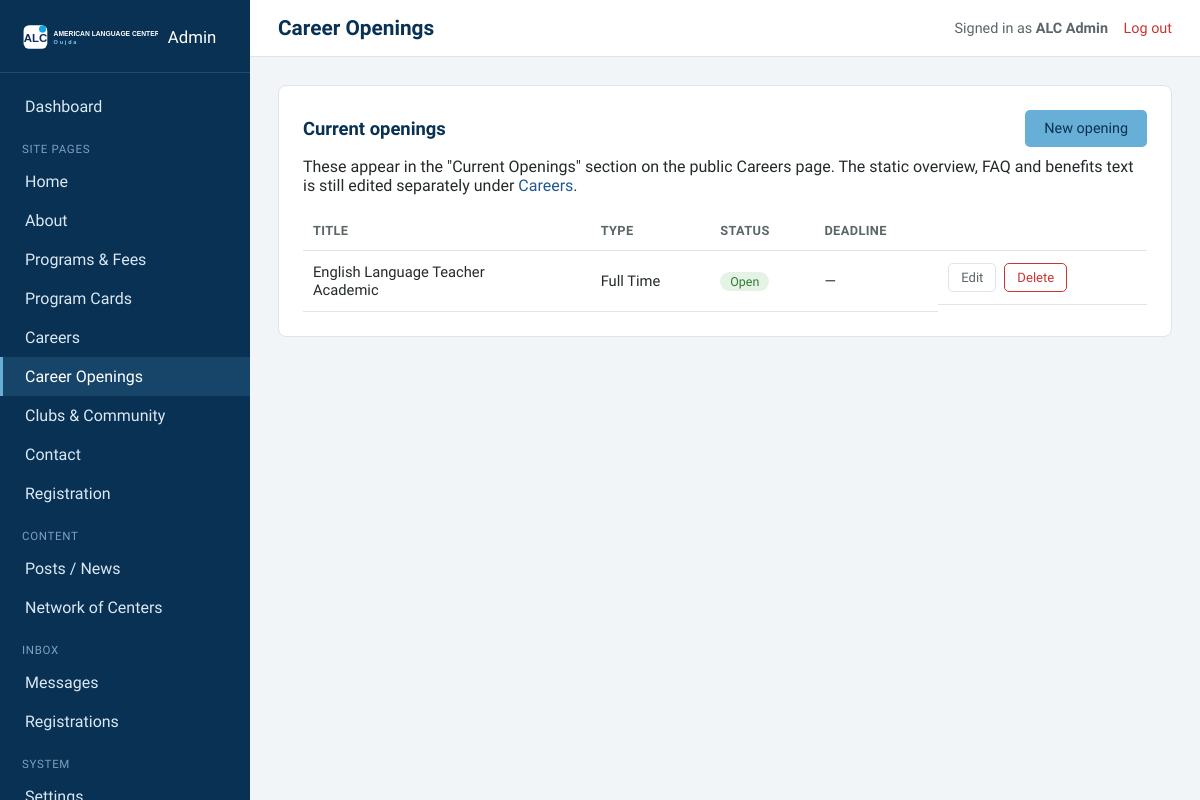
Screenshot of /admin/career-openings.php (signed in) with the database file from the repository.
### tables this page shows
CREATE TABLE IF NOT EXISTS career_openings (
  id INT AUTO_INCREMENT PRIMARY KEY,
  title VARCHAR(160) NOT NULL,
  department VARCHAR(120) DEFAULT '',
  location VARCHAR(160) NOT NULL DEFAULT 'Oujda, Morocco',
  employment_type ENUM('full-time','part-time','contract') NOT NULL DEFAULT 'full-time',
  description TEXT,
  requirements TEXT,
  application_deadline DATE NULL,
  status ENUM('open','closed') NOT NULL DEFAULT 'open',
  sort_order INT NOT NULL DEFAULT 0,
  created_at DATETIME NOT NULL DEFAULT CURRENT_TIMESTAMP,
  updated_at DATETIME NOT NULL DEFAULT CURRENT_TIMESTAMP ON UPDATE CURRENT_TIMESTAMP
);

### includes/functions.php (called while the page is built, shortened)
<?php
function h(?string $value): string
{
    return htmlspecialchars($value ?? '', ENT_QUOTES, 'UTF-8');
}

### admin/career-openings.php (the view, shortened to what this page needs)
<?php
require_once __DIR__ . '/../includes/functions.php';
$pdo = db();
$openings = $pdo->query('SELECT * FROM career_openings ORDER BY sort_order ASC, created_at DESC')->fetchAll();
require __DIR__ . '/partials/header.php';
?>
<div class="card">
  <div class="card-header">
    <h2>Current openings</h2>
    <a href="/admin/opening-edit.php" class="btn btn-gold">New opening</a>
  </div>
  <p class="hint" style="margin-top:-8px;">These appear in the "Current Openings" section on the public Careers page. The static overview, FAQ and benefits text is still edited separately under <a href="/admin/careers.php">Careers</a>.</p>
  <?php if (!$openings): ?>
    <div class="empty-state">No openings yet — the Careers page will show a "check back soon" message until you add one.</div>
  <?php else: ?>
    <table class="admin-table">
      <thead><tr><th>Title</th><th>Type</th><th>Status</th><th>Deadline</th><th></th></tr></thead>
      <tbody>
        <?php foreach ($openings as $job): ?>
          <tr>
            <td><?= h($job['title']) ?><?php if ($job['department']): ?><div class="hint"><?= h($job['department']) ?></div><?php endif; ?></td>
            <td><?= h(ucwords(str_replace('-', ' ', $job['employment_type']))) ?></td>
            <td><span class="pill <?= $job['status'] === 'open' ? 'pill-published' : 'pill-draft' ?>"><?= h(ucfirst($job['status'])) ?></span></td>
            <td><?= $job['application_deadline'] ? h(date('M j, Y', strtotime($job['application_deadline']))) : '—' ?></td>
            <td class="row-actions">
              <a href="/admin/opening-edit.php?id=<?= (int) $job['id'] ?>" class="btn btn-ghost btn-sm">Edit</a>
              <form method="post" style="display:inline;">
                <button type="submit" class="btn btn-danger btn-sm" data-confirm="Delete this opening permanently?">Delete</button>
              </form>
            </td>
          </tr>
        <?php endforeach; ?>
      </tbody>
    </table>
  <?php endif; ?>
</div>
<?php require __DIR__ . '/partials/footer.php'; ?>

### admin/assets/css/admin.css (style rules this page uses)
:root { --blue: #205989; --blue-dark: #083153; --blue-light: #67afd6; --red: #c93632; --accent: #67afd6; --sand: #f2f5f8; --ink: #24292b; --ink-soft: #5b6668; --white: #ffffff; --border: #dde4ec; --font-display: "Alexandria", "Segoe UI", system-ui, sans-serif; --font-body: "Alexandria", "Segoe UI", system-ui, sans-serif; --sidebar-w: 250px; }
* { box-sizing: border-box; }
body { margin: 0; font-family: var(--font-body); background: var(--sand); color: var(--ink); }
a { color: var(--blue); text-decoration: none; }
h1, h2, h3 { font-family: var(--font-display); color: var(--blue-dark); margin: 0 0 0.4em; }
.card { background: var(--white); border-radius: 8px; border: 1px solid var(--border); padding: 24px; margin-bottom: 24px; }
.card-header { display: flex; align-items: center; justify-content: space-between; margin-bottom: 18px; }
.card-header h2 { margin: 0; font-size: 1.15rem; }
.btn { display: inline-flex; align-items: center; gap: 6px; padding: 9px 18px; border-radius: 5px; font-size: 0.9rem; font-weight: 500; border: 1px solid transparent; cursor: pointer; font-family: var(--font-body); }
.btn-accent, .btn-gold { background: var(--accent); color: var(--blue-dark); }
.btn-danger { background: #fff; color: var(--red); border-color: var(--red); }
.btn-ghost { background: transparent; color: var(--ink-soft); border-color: var(--border); }
.btn-sm { padding: 6px 12px; font-size: 0.82rem; }
table.admin-table { width: 100%; border-collapse: collapse; }
table.admin-table th, table.admin-table td { text-align: left; padding: 12px 10px; border-bottom: 1px solid var(--border); font-size: 0.92rem; }
table.admin-table th { color: var(--ink-soft); font-weight: 600; font-size: 0.8rem; text-transform: uppercase; letter-spacing: 0.03em; }
.row-actions { display: flex; gap: 8px; }
.pill { display: inline-block; padding: 2px 10px; border-radius: 10px; font-size: 0.78rem; font-weight: 500; }
.pill-published { background: #e5f3e6; color: #2e7d32; }

### rows the page displays
career_openings: title "English Language Teacher", department "Academic", employment_type "Full Time", status "Open"

### other values shown
$pageTitle "Career Openings"
$admin['display_name'] ?: $admin['username'] "ALC Admin"
